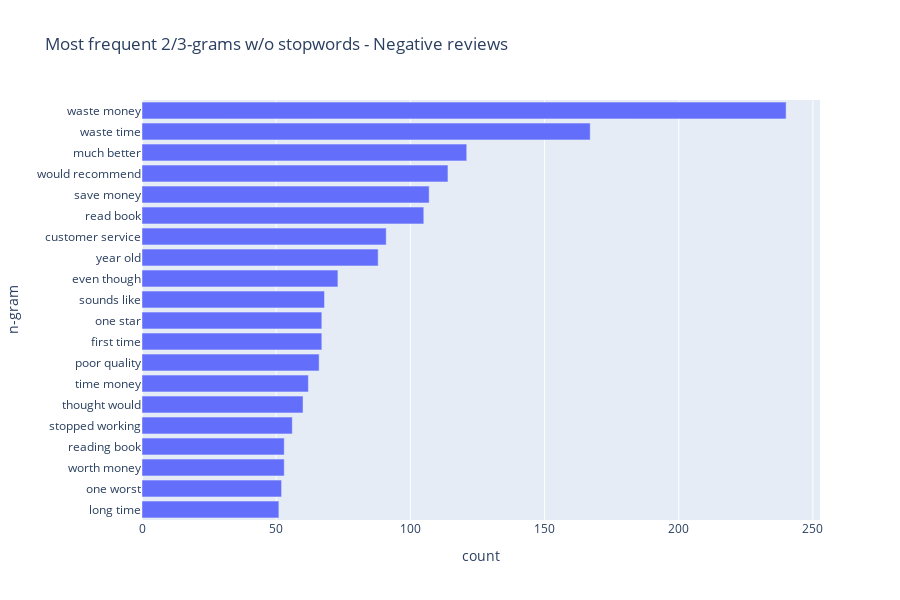

Write notebook code for a chart like this one.
### Code cell
freq_neg = cv2.transform(df.loc[df['label'] == 1, 'text'])
gram_counts_neg = np.array(freq_neg.sum(0)).squeeze()
gram_counts_neg_df = pd.DataFrame({'n-gram': [fts2[i] for i in gram_counts_neg.argsort()],
                               'count': sorted(gram_counts_neg)})

px.bar(gram_counts_neg_df[-20:], y='n-gram', x='count', title='Most frequent 2/3-grams w/o stopwords - Negative reviews',
       orientation='h', height=600)

### Figure 1 — Plotly figure (JSON) as saved in the notebook; plotly's stock layout.template omitted (floating-point values rounded to 4 significant figures)
{"data": [{"alignmentgroup": "True", "hovertemplate": "count=%{x}<br>n-gram=%{y}<extra></extra>", "legendgroup": "", "marker": {"color": "#636efa", "pattern": {"shape": ""}}, "name": "", "offsetgroup": "", "orientation": "h", "showlegend": false, "textposition": "auto", "type": "bar", "x": [51, 52, 53, 53, 56, 60, 62, 66, 67, 67, 68, 73, 88, 91, 105, 107, 114, 121, 167, 240], "xaxis": "x", "y": ["long time", "one worst", "worth money", "reading book", "stopped working", "thought would", "time money", "poor quality", "first time", "one star", "sounds like", "even though", "year old", "customer service", "read book", "save money", "would recommend", "much better", "waste time", "waste money"], "yaxis": "y"}], "layout": {"barmode": "relative", "height": 600, "legend": {"tracegroupgap": 0}, "title": {"text": "Most frequent 2/3-grams w/o stopwords - Negative reviews"}, "xaxis": {"anchor": "y", "domain": [0, 1], "title": {"text": "count"}}, "yaxis": {"anchor": "x", "domain": [0, 1], "title": {"text": "n-gram"}}}}
